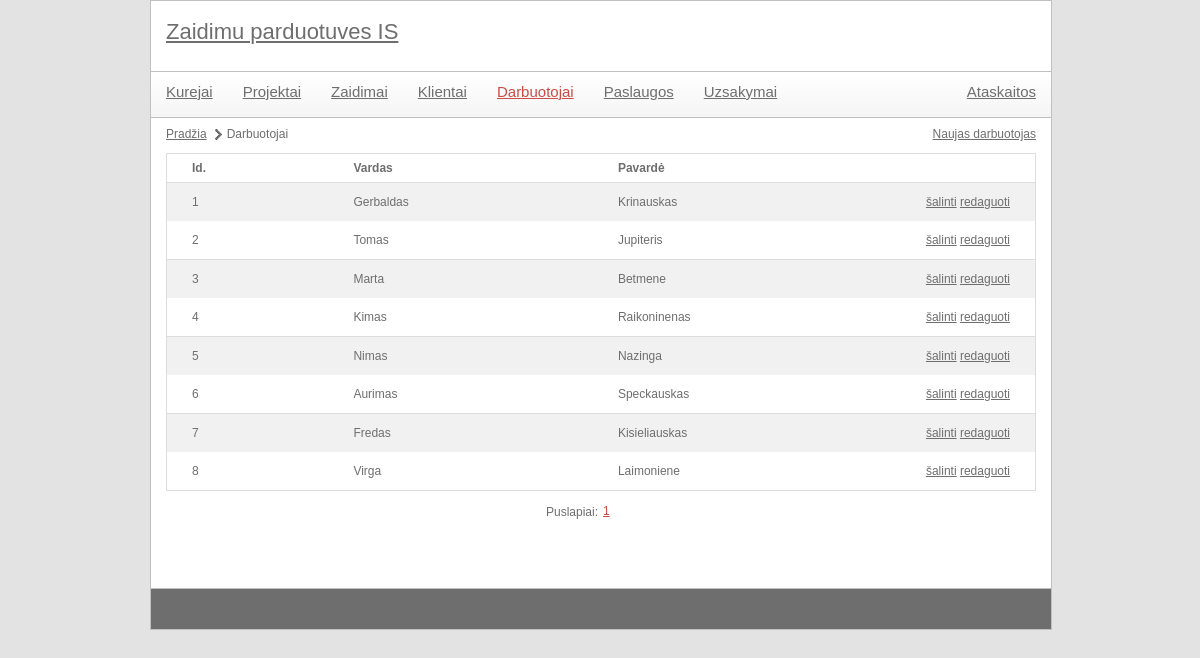
The page /gameshop/index.php?module=employee&action=list on the database its author committed.
### tables this page shows
CREATE TABLE `darbuotojai` (
  `id` char(6) NOT NULL,
  `vardas` varchar(20) NOT NULL,
  `pavarde` varchar(20) NOT NULL
);

### gameshop/controls/employee_list.php (called while the page is built)
<?php
include 'libraries/employees.class.php';
$employeesObj = new employees();
$elementCount = $employeesObj->getEmplyeesListCount();
include 'utils/paging.class.php';
$paging = new paging(config::NUMBER_OF_ROWS_IN_PAGE);
$paging->process($elementCount, $pageId);
$data = $employeesObj->getEmplyeesList($paging->size, $paging->first);
include 'templates/employee_list.tpl.php';
?>

### gameshop/index.php (called while the page is built, shortened)
<?php
	include 'utils/mysql.class.php';
	if(isset($_GET['module'])) {
		$module = mysql::escape($_GET['module']);
	}
	include 'templates/main.tpl.php';
?>

### gameshop/utils/mysql.class.php (called while the page is built, shortened)
<?php
class mysql {
    protected static $connection;
    public static function connect() {
		if(!isset(self::$connection)) {
            self::$connection = new mysqli(config::DB_SERVER, config::DB_USERNAME, config::DB_PASSWORD, config::DB_NAME);
        }
        return self::$connection;
    }
    public static function query($query) {
        $connection = mysql::connect();
        $result = $connection->query($query);
        return $result;
    }
    public static function select($query) {
        $rows = array();
        $result = mysql::query($query);
        while ($row = $result->fetch_assoc()) {
            $rows[] = $row;
        }
        return $rows;
    }
	public static function escape($field) {
		$connection =  mysql::connect();
		return mysqli_real_escape_string($connection, $field);
	}
}

### gameshop/utils/paging.class.php (called while the page is built, shortened)
<?php
class paging {
	public $size;
	public function __construct($rowsPerPage) {
		$this->size = $rowsPerPage;
	}
	public function process($total, $currentPage) {
		$this->first = ($currentPage - 1) * $this->size;
	}
}
?>

### gameshop/libraries/employees.class.php (called while the page is built, shortened)
<?php
class employees {
	private $darbuotojai_lentele = '';
	public function __construct() {
		$this->darbuotojai_lentele = config::DB_PREFIX . 'darbuotojai';
	}
	public function getEmplyeesList($limit = null, $offset = null) {
		$limitOffsetString = "";
		if(isset($limit)) {
			$limitOffsetString .= " LIMIT {$limit}";
		}
		if(isset($offset)) {
			$limitOffsetString .= " OFFSET {$offset}";
		}
		$query = "  SELECT *
					FROM `{$this->darbuotojai_lentele}`" . $limitOffsetString;
		$data = mysql::select($query);
		return $data;
	}
}

### gameshop/templates/employee_list.tpl.php (the view, shortened to what this page needs)
<ul id="pagePath">
	<li><a href="index.php">Pradžia</a></li>
	<li>Darbuotojai</li>
</ul>
<div id="actions">
	<a href='index.php?module=<?php echo $module; ?>&action=create'>Naujas darbuotojas</a>
</div>
<table class="listTable">
	<tr>
		<th>Id.</th>
		<th>Vardas</th>
		<th>Pavardė</th>
		<th></th>
	</tr>
	<?php
		foreach($data as $key => $val) {
			echo
				"<tr>"
					. "<td>{$val['id']}</td>"
					. "<td>{$val['vardas']}</td>"
					. "<td>{$val['pavarde']}</td>"
					. "<td>"
						. "<a href='#' onclick='showConfirmDialog(\"{$module}\", \"{$val['id']}\"); return false;' title=''>šalinti</a>&nbsp;"
						. "<a href='index.php?module={$module}&action=edit&id={$val['id']}' title=''>redaguoti</a>"
					. "</td>"
				. "</tr>";
		}
	?>
</table>
<?php
	include 'templates/paging.tpl.php';
?>

### gameshop/style/main.css (style rules this page uses)
body { color: #6e6e6e; font-family: Verdana, Geneva, sans-serif; font-size: 12px; background-color: #e3e3e3; width: 900px; margin: 0px auto; }
a { color: #6e6e6e; }
#contentMain table { margin-top: 3px; width: 100%; border-collapse: collapse; border: 1px solid #ddd; }
#contentMain table th { text-align: left; padding: 8px 25px; font-weight: bold; }
#contentMain table th:last-child { width: 40px; }
#contentMain table th:first-child { border-top-left-radius: 5px; moz-border-top-left-radius: 5px; }
#contentMain table th:last-child { border-top-right-radius: 5px; moz-border-top-right-radius: 5px; }
#contentMain table.listTable tr:nth-child(even) { background-color: #f1f1f1; }
#contentMain table td { padding: 8px 25px; text-align: center; line-height: 22px; text-align: left; }
#contentMain table tr:last-child td:first-child { border-bottom-left-radius: 5px; moz-border-bottom-left-radius: 5px; }
#contentMain table tr:last-child td:last-child { border-bottom-right-radius: 5px; moz-border-bottom-right-radius: 5px; }
#contentMain table.listTable tr:nth-child(odd) { background-color: #fff; border-bottom: 1px solid #ddd; }
#contentMain #pagePath { margin: 10px 0px 10px 0px; display: block; float: left; }
#contentMain #pagePath li { float: left; display: block; margin-right: 5px; background: url(images/page-path-separator.png) center right no-repeat; padding-right: 15px; }
#contentMain #pagePath li:last-child { background: none; }
#contentMain #actions { float: right; margin: 10px 0px 0px 0px; }
#contentMain #actions a { margin-left: 7px; }

### rows shown on the page
darbuotojai: id "1", vardas "Gerbaldas", pavarde "Krinauskas"
darbuotojai: id "2", vardas "Tomas", pavarde "Jupiteris"
darbuotojai: id "3", vardas "Marta", pavarde "Betmene"
darbuotojai: id "4", vardas "Kimas", pavarde "Raikoninenas"
darbuotojai: id "5", vardas "Nimas", pavarde "Nazinga"
darbuotojai: id "6", vardas "Aurimas", pavarde "Speckauskas"
darbuotojai: id "7", vardas "Fredas", pavarde "Kisieliauskas"
darbuotojai: id "8", vardas "Virga", pavarde "Laimoniene"

### other values the page prints
$value['page'] "1"
